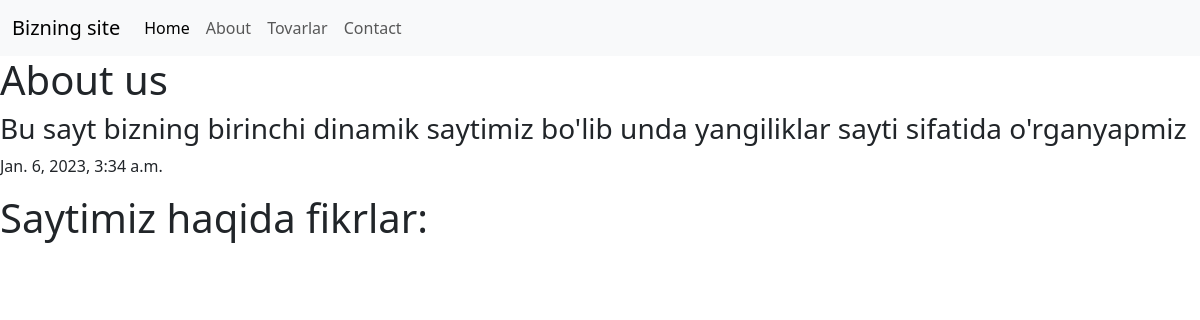
Before: /about with the older database file.
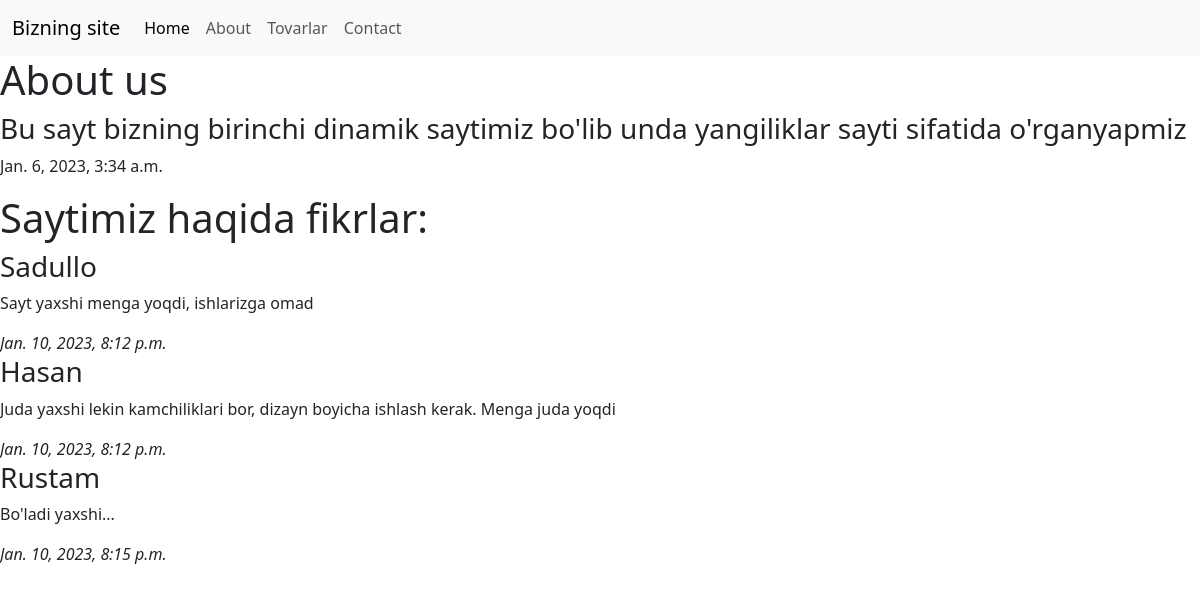
After: the same page with the newer database file.
### main/models.py (models this page shows, shortened)
class Info(models.Model):
    title = models.CharField(max_length=100)
    info = models.TextField()
    created_at = models.DateTimeField(auto_now=True)
    class Meta:
        verbose_name = 'info'
        verbose_name_plural = 'Infos'

class Fikr(models.Model):
    ism = models.CharField(max_length=50)
    fikr = models.TextField()
    vaqt = models.DateTimeField(default=datetime.datetime.now())

### main/views.py (the view)
# urls.py: path('about', about, name='about'), #  127.0.0.1:8000/about
def about(request):
    infos = Info.objects.all()
    fikrlar = Fikr.objects.all()
    context = {
        'info': infos,
        'fikrlar': fikrlar
    }
    return render(request, 'main/about.html', context)

### main/templates/main/about.html (shortened to what this page needs)
{% extends 'main/base.html' %}
{% block body %}
<h1>{{info.0.title}}</h1>
<h3>{{info.0.info}}</h3>
<p>{{info.0.created_at}}</p>
<h1>Saytimiz haqida fikrlar: </h1>
{% for i in fikrlar %}
    <h3>{{i.ism}}</h3>
    <p>{{i.fikr}}</p>
    <i>{{i.vaqt}}</i>
{% endfor %}
{% endblock %}

### main/templates/main/base.html (shortened to what this page needs)
<!doctype html>
<html lang="en">
  <head>
    <link href="https://cdn.jsdelivr.net/npm/bootstrap@5.3.0-alpha1/dist/css/bootstrap.min.css" rel="stylesheet">
  </head>
  <body>
    <nav class="navbar navbar-expand-lg bg-body-tertiary">
  <div class="container-fluid">
    <a class="navbar-brand" href="{% url 'main' %}">Bizning site</a>
    <div class="collapse navbar-collapse" id="navbarNav">
      <ul class="navbar-nav">
        <li class="nav-item">
          <a class="nav-link active" aria-current="page" href="{% url 'main' %}">Home</a>
        </li>
        <li class="nav-item">
          <a class="nav-link" href="{% url 'about' %}">About</a>
        </li>
        <li class="nav-item">
          <a class="nav-link" href="{% url 'tovarlar' %}">Tovarlar</a>
        </li>
                <li class="nav-item">
          <a class="nav-link" href="{% url 'contact' %}">Contact</a>
        </li>
      </ul>
    </div>
  </div>
</nav>
    {% block body %}
    {% endblock %}
  </body>
</html>

Changed rows visible on the page:
added Fikr: ism "Sadullo", fikr "Sayt yaxshi menga yoqdi, ishlarizga omad", vaqt "Jan. 10, 2023, 8:12 p.m."
added Fikr: ism "Hasan", fikr "Juda yaxshi lekin kamchiliklari bor, dizayn boyicha ishlash kerak. Menga juda yoqdi", vaqt "Jan. 10, 2023, 8:12 p.m."
added Fikr: ism "Rustam", fikr "Bo'ladi yaxshi...", vaqt "Jan. 10, 2023, 8:15 p.m."
